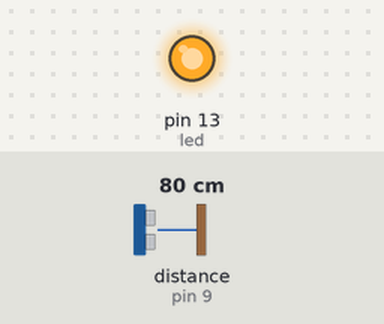
A sketch run on a simulated Arduino Uno, built with avr-gcc and run on an emulated ATmega328P. Parts: output pins drawn as LEDs (lit = HIGH). Wiring (inferred from the names in the program): ultrasonic range finder: trigger pin 8; echo pin 9. Dashed ring = blinking. Inputs (shaded band) come from the test bench; at power-on: distance to the obstacle (sensor on pin 9) 80 cm. The echo pulse lasts 58.3 µs per cm; pins used as bus, display or sensor lines are not drawn.

Above: at 1.2 s.
1.3 s: distance to the obstacle (sensor on pin 9) set to 2 cm
At 1.65 s:
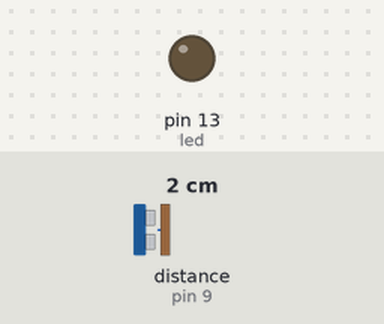
4.3 s: distance to the obstacle (sensor on pin 9) set to 18 cm
At 5.08 s:
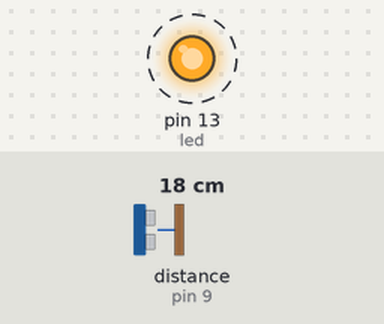
Timing chart, 0 to 13.3 s (numbered marks = the images above; inputs shaded):
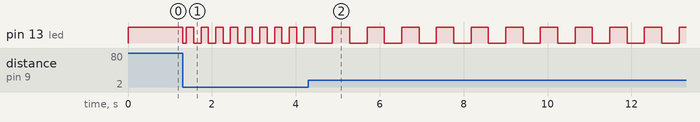

Measured:
- after the input at 1.3 s, pin 13 (led): HIGH → LOW at once, then repeats every 0.35 s: HIGH 0.18 s, LOW 0.18 s
- after the input at 4.3 s, pin 13 (led): alternates HIGH for 0.41 s and LOW for 0.41 s, starting after 0.16 s

The sketch:

U.S.led_fade.ino
```cpp
#define trigPin 8
#define echoPin 9


int led = 13;
// the PWM pin the LED is attached to
int brightness = 0;    // how bright the LED is
int fadeAmount = 1;

void setup() {
  Serial.begin (9600);
  pinMode(trigPin, OUTPUT);
  pinMode(echoPin, INPUT);
  pinMode(led, OUTPUT);

}

void loop() {
  long duration, distance;
  digitalWrite(trigPin, LOW);
  delayMicroseconds(2);
  digitalWrite(trigPin, HIGH);
  delayMicroseconds(10);
  digitalWrite(trigPin, LOW);
  duration = pulseIn(echoPin, HIGH);
  distance = (duration/2) / 29.1;


  if (distance <= 50) {

   analogWrite (led, brightness);

   brightness = brightness + fadeAmount;

  // reverse the direction of the fading at the ends of the fade:
  if (brightness <= 0 || brightness >= 255) {
    fadeAmount = -fadeAmount;
  }


}
  else {
    digitalWrite(led,fadeAmount);
  }
}
```
